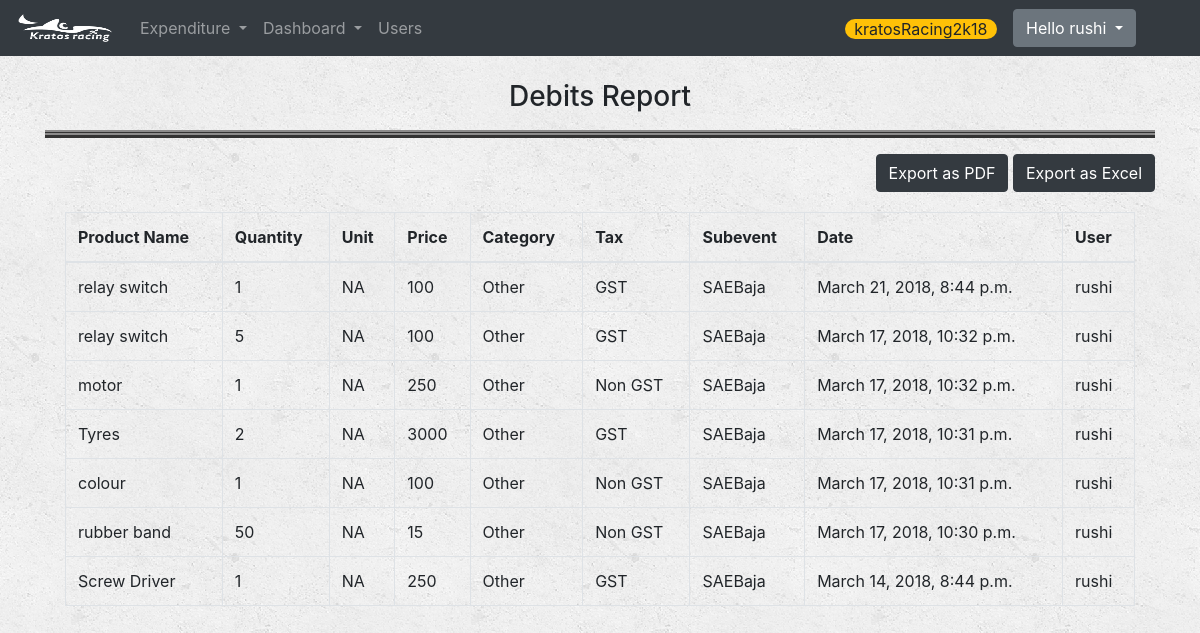
The page /report_result/debits/all/ (signed in) on the database its author committed.
### Expenditure/models.py (models this page shows, shortened)
class Variables(models.Model):
    name=models.CharField(max_length=20,unique=True)
    value=models.CharField(max_length=20)

class Debits(models.Model):
    product_name=models.CharField(max_length=250)
    quantity=models.IntegerField()
    unit=models.CharField(max_length=10,choices=QUANT_CHOICES,default='NA')  #NA -> Not Applied
    price=models.IntegerField()
    tax=models.BooleanField()       #1-GST 0-Not GST
    system=models.ForeignKey(System,default=1)
    remarks=models.TextField(blank=True)
    category=models.ForeignKey(Category,default=1)
    user=models.ForeignKey(User)
    event = models.ForeignKey(Event)
    subevent=models.ForeignKey(SubEvent,default=1)
    date_time=models.DateTimeField(default=now, blank=True)

class Category(models.Model):
    category_name=models.CharField(max_length=16,unique=True)
    def __str__(self):
        return self.category_name

class SubEvent(models.Model):
    subevent_name=models.CharField(max_length=20,unique=True)
    def __str__(self):
        return self.subevent_name

### Expenditure/views.py (the view)
# urls.py: url(r'^report_result/(?P<type>[a-z]+)/(?P<subtype>[A-Za-z0-9 \t]+)/$', views.report_result,name='report_result'),
def report_result(request, type, subtype):
    if request.user.is_authenticated():
        event_obj = Event.objects.all()
        subevent_obj = SubEvent.objects.all()
        system_obj = System.objects.all()
        category_obj = Category.objects.all()
        if not event_obj or not subevent_obj or not system_obj or not category_obj:  # means is no event is created yet
            return redirect('Expenditure:account')
        report_type = ""
        report_desc = ""
        cord=0      # c or d , 0 if credits object 1 if debits object
        objs=None
        if type == 'systemwise':
            cord=1
            report_type = "System Wise Report"
            report_desc = "System - "+subtype
            objs = Debits.objects.filter(system__system_name=subtype).order_by('-date_time')
        elif type == "categorywise":
            cord=1
            report_type = "Category Wise Report"
            report_desc = "Category -"+subtype
            objs = Debits.objects.filter(category__category_name=subtype).order_by('-date_time')
        elif type=="credits" and subtype=='all':
            cord=0
            report_type = "Credits Report"
            report_desc = ""
            objs = Credits.objects.all().order_by('-date_time')
        elif type=="debits" and subtype=='all':
            cord=1
            report_type = "Debits Report"
            report_desc = ""
            objs = Debits.objects.all().order_by('-date_time')
        objs = objs.filter(event=Event.objects.get(event_name=Variables.objects.get(name="ongoing_event").value))
        context = {
            "cord":cord,
            "report_type": report_type,
            "report_desc": report_desc,
            "objs": objs,
            "ongoing_event": Variables.objects.get(name="ongoing_event"),
        }
        return render(request, 'Expenditure/report_result.html', context)
    else:
        return render(request, 'Expenditure/login.html')

### Expenditure/templates/Expenditure/report_result.html (shortened to what this page needs)
{% extends 'Expenditure/base.html' %}
{% block body %}
{% load staticfiles %}
<div class="container mt-4 ">
<h3 class="text-center">{{report_type}}</h3>
     <hr>
  <div class="row">
          <div class="col-md-6 text-left">
          </div>
          <div class="col-md-6 text-right">
            <button type="button" class="btn btn-dark">Export as PDF</button>
            <a href="{% url 'Expenditure:export_csv' 'debits' %}">
                <button type="button" class="btn btn-dark">Export as Excel</button>
            </a>
          </div>
  </div>
{% if objs %}
<div class="card-body">
{% if cord %}
                <table class="table table-bordered table-inverse">
                    <thead class="thead-inverse">
                    <tr>
                        <th>Product Name</th>
                        <th>Quantity</th>
                        <th>Unit</th>
                        <th>Price</th>
                        <th>Category</th>
                        <th>Tax</th>
                        <th>Subevent</th>
                        <th>Date</th>
                        <th>User</th>
                    </tr>
                    </thead>
                    <tbody>
                    {% for debit in objs %}
                    <tr>
                        <td>{{debit.product_name}}</td>
                        <td>{{debit.quantity}}</td>
                        <td>{{debit.unit}}</td>
                        <td>{{debit.price}}</td>
                        <td>{{debit.category}}</td>
                        {% if debit.tax %}
                        <td>GST</td>
                        {%else%}
                        <td>Non GST</td>
                        {% endif %}
                        <td>{{debit.subevent}}</td>
                        <td>{{debit.date_time}}</td>
                        <td>{{debit.user}}</td>
                    </tr>
                    {% endfor %}
                    </tbody>
                </table>
    {%endif%}
            </div>
    {% else %}
    <div class="card-body">
        <h2 class="text-center">No Result Found!</h2>
    </div>
    {% endif %}
</div>
{% endblock %}

### Expenditure/templates/Expenditure/base.html (shortened to what this page needs)
<!DOCTYPE html>
<html lang="en">
<head>
    {% load staticfiles %}
    <link rel="stylesheet" href="https://maxcdn.bootstrapcdn.com/bootstrap/4.0.0-beta/css/bootstrap.min.css">
    <link rel="stylesheet" href="{% static 'font-awesome-4.7.0/css/font-awesome.min.css' %}">
    <link rel="stylesheet" type="text/css" href="{% static 'Expenditure/style.css' %}"/>
    <link href="http://cdn.phpoll.com/css/animate.css" rel="stylesheet">
    <link rel="stylesheet" href="https://cdnjs.cloudflare.com/ajax/libs/jqueryui/1.12.1/jquery-ui.css">
</head>
<body>
<nav class="navbar sticky-top navbar-expand-lg navbar-dark bg-dark">
    <a class="navbar-brand" href="{% url 'Expenditure:index' %}">
    <img src="{%static 'logo.png'%}" width="100" height="30" class="d-inline-block align-top theme-white" alt="">
  </a>
  <div class="collapse navbar-collapse" id="navbarSupportedContent">
    <ul class="navbar-nav mr-auto">
      <li class="nav-item dropdown">
        <a class="nav-link dropdown-toggle theme-white"  id="id_expenditure_dropdown" data-toggle="dropdown" aria-haspopup="true" aria-expanded="false">
          Expenditure
        </a>
      </li>
      <li class="nav-item dropdown">
        <a class="nav-link dropdown-toggle theme-white" id="id_dashboard_dropdown" data-toggle="dropdown" aria-haspopup="true" aria-expanded="false">
          Dashboard
        </a>
      </li>
        <li class="nav-item">
            <a class="nav-link theme-white" href="{% url 'Expenditure:users' %}">
            Users
          </a>
        </li>
    </ul>
    <ul class="navbar-nav mr-5">
        <li class="nav-item mt-2 mr-3">
            <span class="badge-pill badge-warning">{{ ongoing_event.value }}</span>
        </li>
<div class="btn-group ">
  <button type="button" class="btn btn-secondary dropdown-toggle" data-toggle="dropdown" aria-haspopup="true" aria-expanded="false">
    Hello {{user.username}}
  </button>
</div>
    </ul>
  </div>
</nav>
{% block body %}
{% endblock %}
</body>
</html>

### Expenditure/static/Expenditure/style.css (style rules this page uses)
body { background: white url("images/background.png"); }
hr { border-top: 5px double #8c8b8b; height: 3px; color: #333; background-color: #333; }
.navbar { border-radius: 0; }
.navbar-brand { font-family: 'Satisfy', cursive; }
ul { list-style-type: none; }

### rows shown on the page
Variables: value "kratosRacing2k18"
Debits: product_name "relay switch", quantity "1", unit "NA", price "100", category "Other", tax "GST", subevent "SAEBaja", date_time "March 21, 2018, 8:44 p.m.", user "rushi"
Debits: product_name "relay switch", quantity "5", unit "NA", price "100", category "Other", tax "GST", subevent "SAEBaja", date_time "March 17, 2018, 10:32 p.m.", user "rushi"
Debits: product_name "motor", quantity "1", unit "NA", price "250", category "Other", tax "Non GST", subevent "SAEBaja", date_time "March 17, 2018, 10:32 p.m.", user "rushi"
Debits: product_name "Tyres", quantity "2", unit "NA", price "3000", category "Other", tax "GST", subevent "SAEBaja", date_time "March 17, 2018, 10:31 p.m.", user "rushi"
Debits: product_name "colour", quantity "1", unit "NA", price "100", category "Other", tax "Non GST", subevent "SAEBaja", date_time "March 17, 2018, 10:31 p.m.", user "rushi"
Debits: product_name "rubber band", quantity "50", unit "NA", price "15", category "Other", tax "Non GST", subevent "SAEBaja", date_time "March 17, 2018, 10:30 p.m.", user "rushi"
Debits: product_name "Screw Driver", quantity "1", unit "NA", price "250", category "Other", tax "GST", subevent "SAEBaja", date_time "March 14, 2018, 8:44 p.m.", user "rushi"

### other values the page prints
{{ user.username }} "rushi"
{{ report_type }} "Debits Report"
